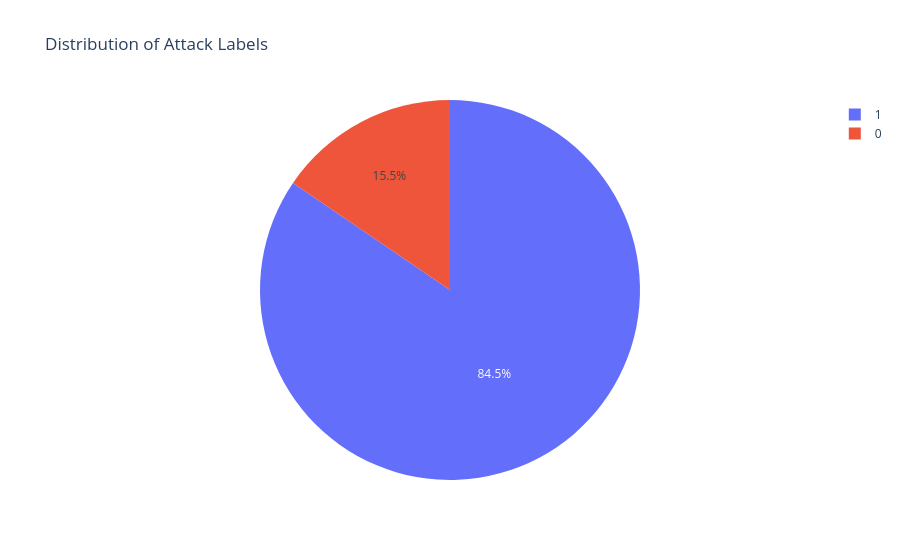

Notebook source saved alongside this figure:
### Code cell
import plotly.express as px

fig = px.pie(data, names='Attack_label', title='Distribution of Attack Labels')
fig.show()

### Figure 1 — Plotly figure (JSON) as saved in the notebook; plotly's stock layout.template omitted (floating-point values rounded to 4 significant figures; data arrays with more than 128 entries replaced by an {"elided": "..."} marker saying what was removed)
{"data": [{"domain": {"x": [0, 1], "y": [0, 1]}, "hovertemplate": "Attack_label=%{label}<extra></extra>", "labels": {"elided": "156986 int values"}, "legendgroup": "", "name": "", "showlegend": true, "type": "pie"}], "layout": {"legend": {"tracegroupgap": 0}, "title": {"text": "Distribution of Attack Labels"}}}
